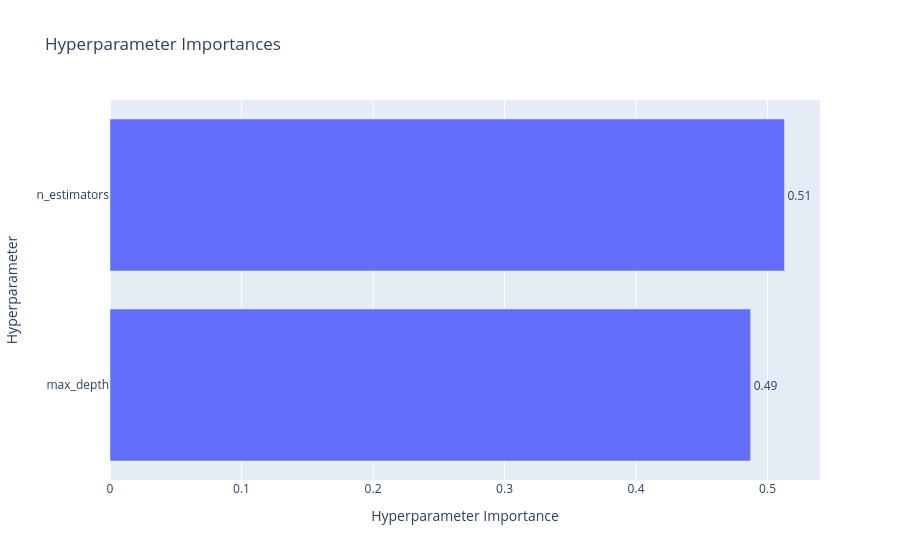

The notebook cell this image was saved under:
### Code cell
# 5. Hyperparameter Importance
plot_param_importances(study).show()

### Figure 1 — Plotly figure (JSON) as saved in the notebook; plotly's stock layout.template omitted (floating-point values rounded to 4 significant figures)
{"data": [{"cliponaxis": false, "hovertemplate": ["max_depth (IntDistribution): 0.48712346467857565<extra></extra>", "n_estimators (IntDistribution): 0.5128765353214243<extra></extra>"], "name": "Objective Value", "orientation": "h", "text": ["0.49", "0.51"], "textposition": "outside", "type": "bar", "x": [0.4871, 0.5129], "y": ["max_depth", "n_estimators"]}], "layout": {"title": {"text": "Hyperparameter Importances"}, "xaxis": {"title": {"text": "Hyperparameter Importance"}}, "yaxis": {"title": {"text": "Hyperparameter"}}}}
